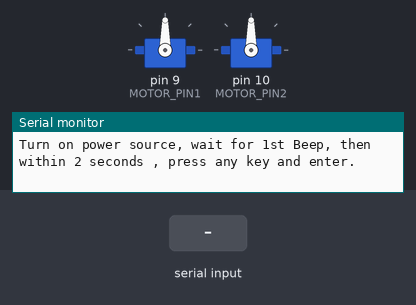
This sketch was run on a simulated Arduino Uno, built with avr-gcc and run on an emulated ATmega328P. On the bench: 2 × servo, the last lines printed to the serial monitor. The inputs (shaded band) are chosen by the test bench.

Above: at 0.01 s.
At 0.9 s:
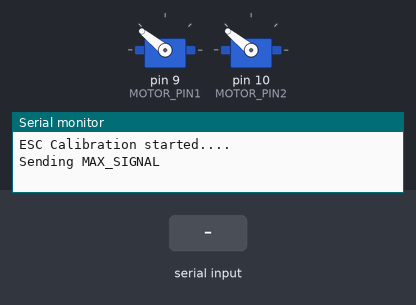
1.0 s: "90,45\n" received over Serial
At 1.5 s:
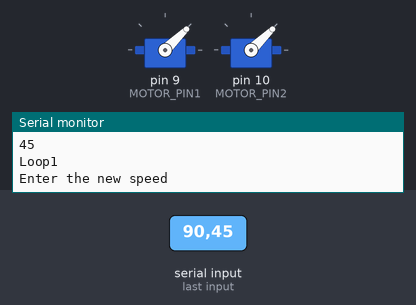
Timing chart, 0 to 4.0 s (numbered marks = the images above; inputs shaded):
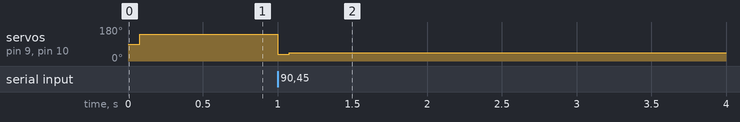

Measured:
- after the input at 1.0 s, servo on pin 9 (MOTOR_PIN1), servo on pin 10 (MOTOR_PIN2): 141° → 35° at once, → 44° 0.08 s later

The sketch:

BLDC_EXP_dual_motor_ed.ino
```cpp
#include<Servo.h>
#define MOTOR_PIN1			9
#define MOTOR_PIN2      10
#define MOTOR_MAX_SPEED		 2000
#define MOTOR_START_SPEED  1000
#define MAX_SIGNAL 2000
#define MIN_SIGNAL 900
int motor_current_speed = 0;
int i = 0;
int old_speed = 0;
int new_speed = 0;

Servo motor1,motor2;
void motorSetSpeed(int SPEED)
{
  // Don't let the motor go above or below pre-determined max and min
  if (SPEED >= MOTOR_MAX_SPEED)
    SPEED = MOTOR_MAX_SPEED;
  else if (SPEED <= MOTOR_START_SPEED)
    SPEED = MOTOR_START_SPEED;

  motor1.writeMicroseconds(SPEED);
motor2.writeMicroseconds(SPEED);
  motor_current_speed = SPEED;
  //Serial.print("current motor speed = ");
 // Serial.println(motor_current_speed);
}
void esc_calib()
{
  //ESC Calibration*************************************
  Serial.println("Turn on power source, wait for 1st Beep, then within 2 seconds , press any key and enter.");
  Serial.println("ESC Calibration started....");
  Serial.println("Sending MAX_SIGNAL");
  motor1.writeMicroseconds(MAX_SIGNAL);
  motor2.writeMicroseconds(MAX_SIGNAL); // Wait for input
  while (!Serial.available());
  Serial.read();
  // Send min output
  Serial.println("Sending MIN_SIGNAL");
  motor1.writeMicroseconds(MIN_SIGNAL);
  motor2.writeMicroseconds(MIN_SIGNAL);
  Serial.println("....ESC Calibration Complete");
  //*****************************************************
}
void setup()
{
  Serial.begin(9600);
  motor1.attach(MOTOR_PIN1);
 motor2.attach(MOTOR_PIN2);
  esc_calib();
  old_speed = MOTOR_START_SPEED;
}


void loop()
{

 Serial.println("Enter the new speed");
  // Wait for input
  while (!Serial.available());
    new_speed = Serial.parseInt();
    Serial.println(new_speed);
    Serial.flush();
   // char buffer[]={' ',' ',' ',' ',};
 // while(!Serial.available());
  //Serial.readBytesUntil('n',buffer,4);
  //int incomingValue =atoi(buffer);
 // Serial.println(incomingValue);
 // new_speed = incomingValue;

  if (new_speed > old_speed)
  {
    Serial.println("Loop1");
    for (i = old_speed; i <= new_speed; i = i + 3)
    {
      motorSetSpeed(i);
    }
      old_speed = new_speed;

  }
 else if (new_speed <old_speed)
  {
    Serial.println("Loop2");
    for (i = old_speed; i >= new_speed; i = i - 3)
    {
      motorSetSpeed(i);
    }
    old_speed = new_speed;
  }


}
```
